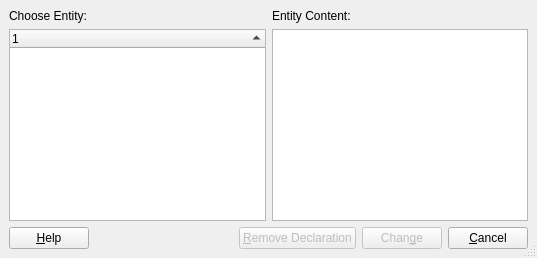
<ui version="4.0" >
 <class>EntitiesDialogBase</class>
 <widget class="QDialog" name="EntitiesDialogBase" >
  <property name="geometry" >
   <rect>
    <x>0</x>
    <y>0</y>
    <width>537</width>
    <height>258</height>
   </rect>
  </property>
  <property name="windowTitle" >
   <string>Internal Subset Entities</string>
  </property>
  <property name="sizeGripEnabled" >
   <bool>true</bool>
  </property>
  <layout class="QGridLayout" >
   <property name="leftMargin" >
    <number>9</number>
   </property>
   <property name="topMargin" >
    <number>9</number>
   </property>
   <property name="rightMargin" >
    <number>9</number>
   </property>
   <property name="bottomMargin" >
    <number>9</number>
   </property>
   <property name="horizontalSpacing" >
    <number>6</number>
   </property>
   <property name="verticalSpacing" >
    <number>6</number>
   </property>
   <item row="0" column="0" colspan="5" >
    <layout class="QHBoxLayout" >
     <property name="spacing" >
      <number>6</number>
     </property>
     <property name="leftMargin" >
      <number>0</number>
     </property>
     <property name="topMargin" >
      <number>0</number>
     </property>
     <property name="rightMargin" >
      <number>0</number>
     </property>
     <property name="bottomMargin" >
      <number>0</number>
     </property>
     <item>
      <layout class="QVBoxLayout" >
       <property name="spacing" >
        <number>6</number>
       </property>
       <property name="leftMargin" >
        <number>0</number>
       </property>
       <property name="topMargin" >
        <number>0</number>
       </property>
       <property name="rightMargin" >
        <number>0</number>
       </property>
       <property name="bottomMargin" >
        <number>0</number>
       </property>
       <item>
        <widget class="QLabel" name="TextLabel1" >
         <property name="frameShape" >
          <enum>QFrame::NoFrame</enum>
         </property>
         <property name="frameShadow" >
          <enum>QFrame::Plain</enum>
         </property>
         <property name="text" >
          <string>Choose Entity:</string>
         </property>
        </widget>
       </item>
       <item>
        <widget class="QTreeWidget" name="entityListView_" >
         <property name="selectionBehavior" >
          <enum>QAbstractItemView::SelectItems</enum>
         </property>
         <property name="uniformRowHeights" >
          <bool>true</bool>
         </property>
         <property name="sortingEnabled" >
          <bool>true</bool>
         </property>
         <column>
          <property name="text" >
           <string>1</string>
          </property>
         </column>
        </widget>
       </item>
      </layout>
     </item>
     <item>
      <layout class="QVBoxLayout" >
       <property name="spacing" >
        <number>6</number>
       </property>
       <property name="leftMargin" >
        <number>0</number>
       </property>
       <property name="topMargin" >
        <number>0</number>
       </property>
       <property name="rightMargin" >
        <number>0</number>
       </property>
       <property name="bottomMargin" >
        <number>0</number>
       </property>
       <item>
        <widget class="QLabel" name="TextLabel2" >
         <property name="text" >
          <string>Entity Content:</string>
         </property>
        </widget>
       </item>
       <item>
        <widget class="QTextEdit" name="contentTextEdit_" >
         <property name="undoRedoEnabled" >
          <bool>false</bool>
         </property>
         <property name="readOnly" >
          <bool>true</bool>
         </property>
         <property name="acceptRichText" >
          <bool>false</bool>
         </property>
        </widget>
       </item>
      </layout>
     </item>
    </layout>
   </item>
   <item row="1" column="0" >
    <widget class="QPushButton" name="buttonHelp_" >
     <property name="text" >
      <string>&amp;Help</string>
     </property>
     <property name="shortcut" >
      <string>Alt+H</string>
     </property>
     <property name="autoDefault" >
      <bool>true</bool>
     </property>
    </widget>
   </item>
   <item row="1" column="4" >
    <widget class="QPushButton" name="buttonCancel_" >
     <property name="text" >
      <string>&amp;Cancel</string>
     </property>
     <property name="shortcut" >
      <string>Alt+C</string>
     </property>
     <property name="autoDefault" >
      <bool>true</bool>
     </property>
    </widget>
   </item>
   <item row="1" column="2" >
    <widget class="QPushButton" name="buttonRemove_" >
     <property name="enabled" >
      <bool>false</bool>
     </property>
     <property name="text" >
      <string>&amp;Remove Declaration</string>
     </property>
     <property name="shortcut" >
      <string>Alt+R</string>
     </property>
    </widget>
   </item>
   <item row="1" column="3" >
    <widget class="QPushButton" name="buttonChange_" >
     <property name="enabled" >
      <bool>false</bool>
     </property>
     <property name="text" >
      <string>Chan&amp;ge</string>
     </property>
     <property name="shortcut" >
      <string>Alt+G</string>
     </property>
     <property name="autoDefault" >
      <bool>true</bool>
     </property>
     <property name="default" >
      <bool>true</bool>
     </property>
    </widget>
   </item>
   <item row="1" column="1" >
    <spacer>
     <property name="orientation" >
      <enum>Qt::Horizontal</enum>
     </property>
     <property name="sizeType" >
      <enum>QSizePolicy::Expanding</enum>
     </property>
     <property name="sizeHint" >
      <size>
       <width>20</width>
       <height>20</height>
      </size>
     </property>
    </spacer>
   </item>
  </layout>
 </widget>
 <layoutdefault spacing="6" margin="11" />
 <pixmapfunction>qPixmapFromMimeSource</pixmapfunction>
 <tabstops>
  <tabstop>buttonHelp_</tabstop>
  <tabstop>buttonRemove_</tabstop>
  <tabstop>buttonChange_</tabstop>
  <tabstop>buttonCancel_</tabstop>
 </tabstops>
 <resources/>
 <connections>
  <connection>
   <sender>buttonCancel_</sender>
   <signal>clicked()</signal>
   <receiver>EntitiesDialogBase</receiver>
   <slot>reject()</slot>
   <hints>
    <hint type="sourcelabel" >
     <x>20</x>
     <y>20</y>
    </hint>
    <hint type="destinationlabel" >
     <x>20</x>
     <y>20</y>
    </hint>
   </hints>
  </connection>
 </connections>
</ui>
